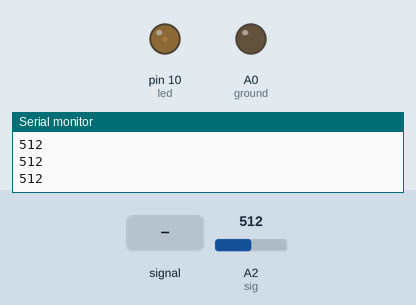
This sketch was run on a simulated Arduino Uno, built with avr-gcc and run on an emulated ATmega328P. On the bench: output pins drawn as LEDs (lit = HIGH), the last lines printed to the serial monitor. The test bench sets the inputs (shaded band); at power-on: A2 (sig) = 512. Pins used as bus, display or sensor lines are not drawn.

Above: at 1.2 s.
1.3 s: A2 (sig) fed a 2 Hz sine of ±306 counts around its level
At 1.52 s:
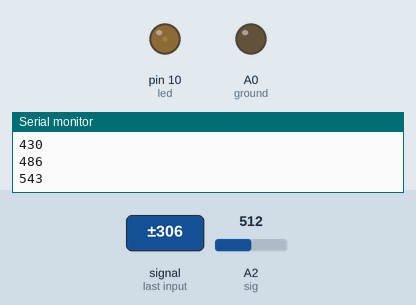
4.3 s: A2 (sig) set to 900
5.8 s: A2 (sig) set to 1023
At 7.0 s:
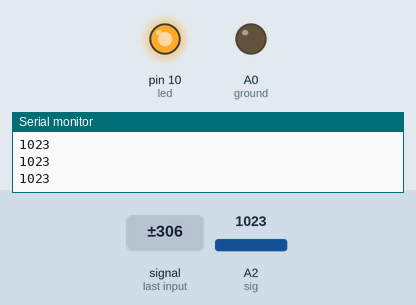
7.3 s: A2 (sig) set to 0
At 8.3 s:
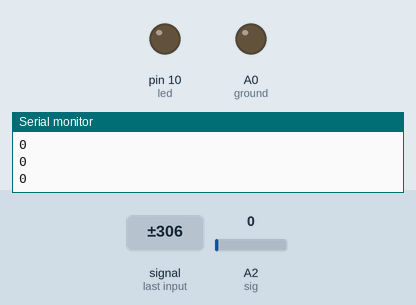
Timing chart, 0 to 9.8 s (numbered marks = the images above; inputs shaded):
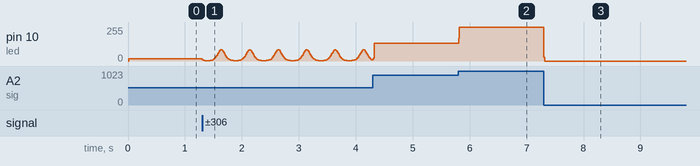

The sketch:

Arduino.ino
```cpp
typedef unsigned int uint;
typedef unsigned long ulong;

#define led 10

#define ground A0
#define power A1
#define sig A2

#define sample_ms 15

void setup() {
    pinMode(13, INPUT);
    pinMode(led, OUTPUT);

    pinMode(ground, OUTPUT);
    pinMode(power, OUTPUT);
    pinMode(sig, INPUT);
    digitalWrite(ground, LOW);
    digitalWrite(power, HIGH);

    analogReference(DEFAULT);
    Serial.begin(9600);
}


ulong update = 0;
ulong sum = 0;
ulong samples = 0;

void loop() {

    sum += analogRead(sig);
    samples++;

    if(millis() - update < sample_ms)
        return;
    update += sample_ms;

    uint v = sum / samples;
    analogWrite(led, linear_led(v));
    Serial.println(v);

    sum = samples = 0;
}

//v is 0 to 1023
//return is 0 to 255
//v is 0 to 1023
//return is 0 to 255
uint linear_led(uint v) {
    static const byte lut[17] = {0, 1, 2, 3, 4, 6, 8, 11, 16, 23, 32, 45, 64, 90, 128, 180, 255};

    if(v > 1022)
        return 255;
    if(v == 0)
        return 0;

    v += 1;
    uint i = v / 64; //64 = max_v / len(lut)
    uint rem = v % 64;
    uint bl = lut[i]; //Exponential segment
    uint bh = lut[i+1];
    return bl + (bh*rem - bl*rem)/64; //Integer efficient form of bl + (bh-bl)*(rem/64)
}
```

Measured:
- after the input at 5.8 s, pin 10 (led): 132/255 → 255/255 at once
- after the input at 7.3 s, pin 10 (led): 255/255 → 0/255 at once
